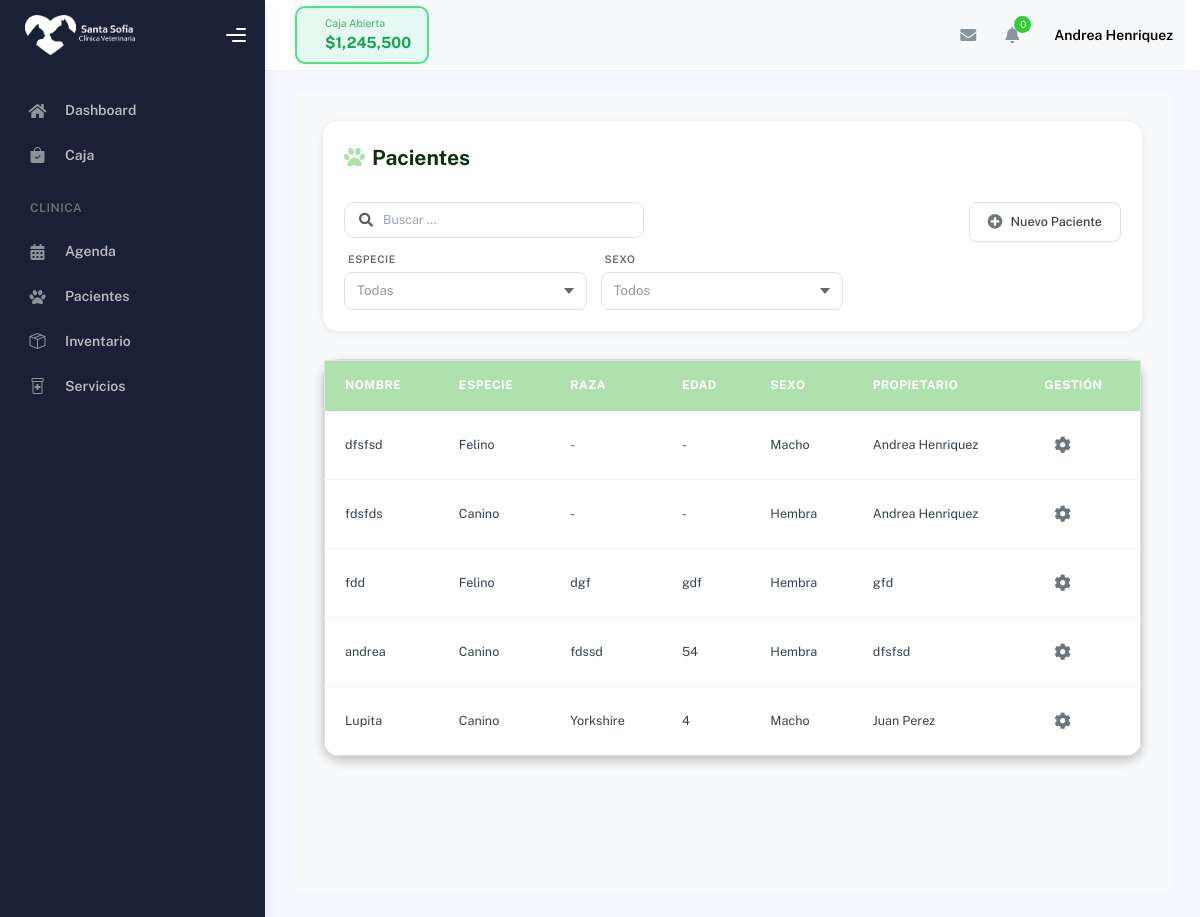
The app's page /hospital/pacientes/ (signed in), older data.
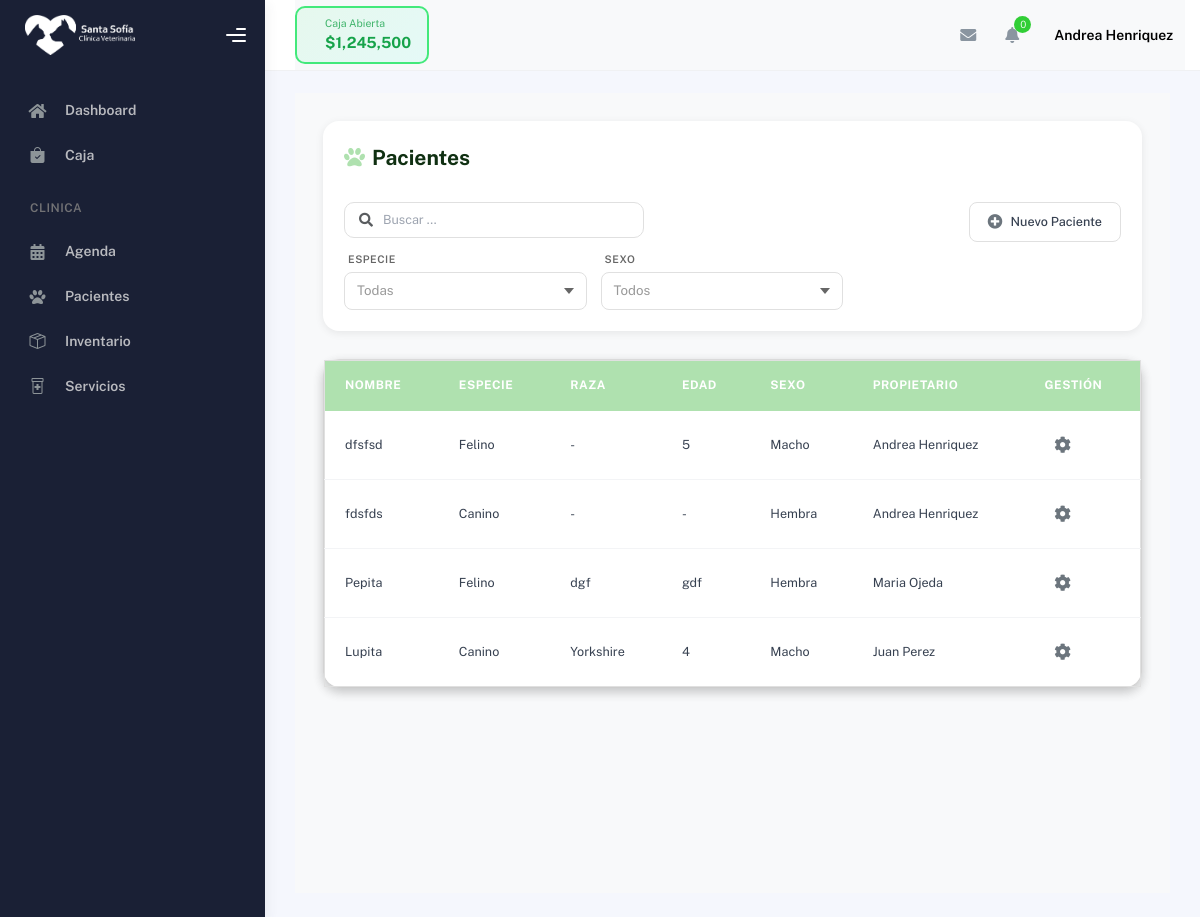
The same page, newer data.
### hospital/models.py (models this page shows, shortened)
class Paciente(models.Model):
    ESPECIE_CHOICES = [
        ('canino', 'Canino'),
        ('felino', 'Felino'),
        ('otro', 'Otro'),
    ]
    SEXO_CHOICES = [
        ('macho', 'Macho'),
        ('hembra', 'Hembra'),
    ]
    nombre = models.CharField(max_length=100)
    especie = models.CharField(max_length=20, choices=ESPECIE_CHOICES)
    raza = models.CharField(max_length=100, blank=True, null=True)
    edad = models.CharField(max_length=50, blank=True, null=True, help_text="Ej: 3 años, 6 meses")
    sexo = models.CharField(max_length=10, choices=SEXO_CHOICES)
    color = models.CharField(max_length=100, blank=True, null=True)
    microchip = models.CharField(
        max_length=50,
        blank=True,
        null=True,
        unique=False,  # Cambiar a False o eliminar esta línea
        help_text='Número de microchip (opcional)'
    )
    propietario = models.ForeignKey('Propietario', on_delete=models.CASCADE, related_name='pacientes')
    fecha_registro = models.DateTimeField(auto_now_add=True)
    fecha_ultimo_control = models.DateTimeField(blank=True, null=True)
    ultimo_peso = models.DecimalField(max_digits=6, decimal_places=2, blank=True, null=True, help_text="Peso en kg")
    activo = models.BooleanField(default=True)
    observaciones = models.TextField(blank=True, null=True)
    class Meta:
        verbose_name = 'Paciente'
        verbose_name_plural = 'Pacientes'
        ordering = ['-fecha_registro']

class Propietario(models.Model):
    nombre = models.CharField(max_length=100)
    apellido = models.CharField(max_length=100)
    telefono = models.CharField(max_length=20, blank=True, null=True)
    email = models.EmailField(blank=True, null=True)
    direccion = models.TextField(blank=True, null=True)
    fecha_registro = models.DateTimeField(auto_now_add=True)
    class Meta:
        verbose_name = 'Propietario'
        verbose_name_plural = 'Propietarios'
    @property
    def nombre_completo(self):
        return f"{self.nombre} {self.apellido}"

### hospital/views.py (the view)
# urls.py: path('pacientes/', views.pacientes_view, name='pacientes_view'),
@login_required
def pacientes_view(request):
    pacientes = Paciente.objects.select_related('propietario').filter(activo=True).order_by('-fecha_registro')
    context = {
        'pacientes': pacientes,
    }
    return render(request, 'pacientes/pacientes.html', context)

### cuentas/models.py (called while the page is built)
    def get_rol_display_custom(self):
        if self.is_staff and self.is_superuser:
            return 'Administración'
        return self.get_rol_display()

### hospital/templates/pacientes/pacientes.html (shortened to what this page needs)
{% extends "partials/base_table.html" %}
{% load static %}
{% block styles %}
<link rel="stylesheet" href="{% static 'css/base/tables_base.css' %}?v=4" type="text/css" media="all">
{% endblock %}
{% block table_title %}
<i class="fas fa-paw"></i> Pacientes
{% endblock %}
{% block table_filters %}
<div class="filter-group">
    <div class="vet-custom-select-wrapper">
        <span class="tag_select">Especie</span>
        <div class="vet-custom-select">
            <span class="vet-selected-value placeholder">Todas</span>
            <div class="vet-arrow"></div>
        </div>
    </div>
    <div class="vet-custom-select-wrapper">
        <span class="tag_select">Sexo</span>
        <div class="vet-custom-select">
            <span class="vet-selected-value placeholder">Todos</span>
            <div class="vet-arrow"></div>
        </div>
    </div>
</div>
{% endblock %}
{% block table_buttons %}
<button type="button" onclick="abrirModalNuevoPaciente()">
    <i class="fas fa-plus-circle"></i> Nuevo Paciente
</button>
{% endblock %}
{% block table_columns %}
<th>Nombre</th>
<th>Especie</th>
<th>Raza</th>
<th>Edad</th>
<th>Sexo</th>
<th>Propietario</th>
<th>Gestión</th>
{% endblock %}
{% block table_rows %}
{% for paciente in pacientes %}
<tr data-especie="{{ paciente.especie|lower }}" data-sexo="{{ paciente.sexo|lower }}">
    <td>{{ paciente.nombre }}</td>
    <td>{{ paciente.get_especie_display|default:paciente.especie|capfirst }}</td>
    <td>{{ paciente.raza|default:"-" }}</td>
    <td>{{ paciente.edad|default:"-" }}</td>
    <td>{{ paciente.get_sexo_display|default:paciente.sexo|capfirst }}</td>
    <td>{{ paciente.propietario.nombre_completo|default:"-" }}</td>
    <td>
        <div class="manage-wheel">
            <button type="button" onclick="toggleWheel(this)">
                <i class="fas fa-cog"></i>
            </button>
        </div>
    </td>
</tr>
{% empty %}
<tr>
    <td colspan="7" style="text-align: center; padding: 2rem;">
        <p style="margin-top: 1rem; color: #666;">No hay pacientes registrados</p>
    </td>
</tr>
{% endfor %}
{% endblock %}

Row changes from the older to the newer data that the page shows:
no longer on this page (row edited): Paciente: nombre "andrea", especie "Canino", raza "fdssd", edad "54", sexo "Hembra", propietario.nombre_completo "dfsfsd"
changed Paciente "dfsfsd": edad "-" → "5"
changed Paciente "dgf": nombre "fdd" → "Pepita"; propietario.nombre_completo "gfd" → "Maria Ojeda"
